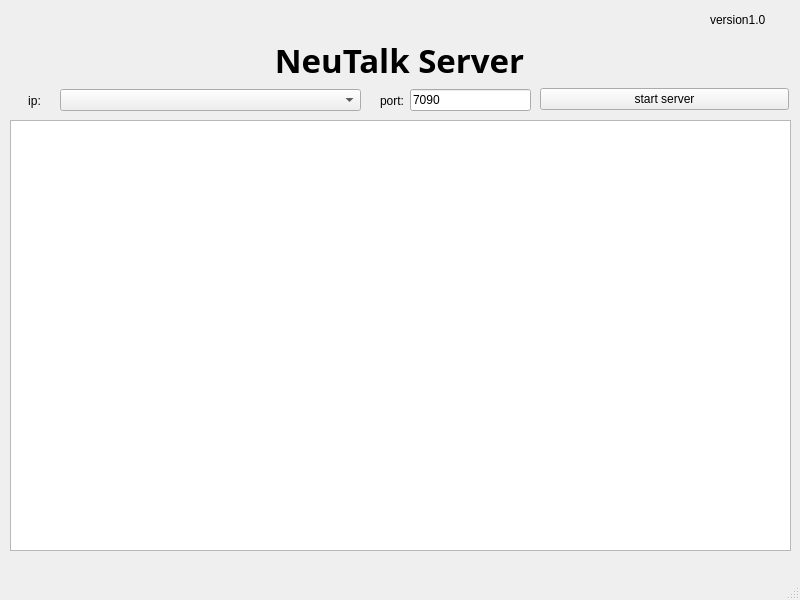
<?xml version="1.0" encoding="UTF-8"?>
<ui version="4.0">
 <class>MainWindow</class>
 <widget class="QMainWindow" name="MainWindow">
  <property name="geometry">
   <rect>
    <x>0</x>
    <y>0</y>
    <width>800</width>
    <height>600</height>
   </rect>
  </property>
  <property name="windowTitle">
   <string>MainWindow</string>
  </property>
  <widget class="QWidget" name="centralwidget">
   <widget class="QWidget" name="verticalLayoutWidget">
    <property name="geometry">
     <rect>
      <x>9</x>
      <y>39</y>
      <width>781</width>
      <height>41</height>
     </rect>
    </property>
    <layout class="QVBoxLayout" name="verticalLayout">
     <item>
      <widget class="QLabel" name="Title">
       <property name="font">
        <font>
         <family>Ubuntu Mono</family>
         <pointsize>25</pointsize>
         <weight>75</weight>
         <bold>true</bold>
        </font>
       </property>
       <property name="text">
        <string>NeuTalk Server</string>
       </property>
       <property name="alignment">
        <set>Qt::AlignCenter</set>
       </property>
      </widget>
     </item>
    </layout>
   </widget>
   <widget class="QWidget" name="gridLayoutWidget">
    <property name="geometry">
     <rect>
      <x>10</x>
      <y>120</y>
      <width>781</width>
      <height>431</height>
     </rect>
    </property>
    <layout class="QGridLayout" name="gridLayout">
     <item row="0" column="0">
      <widget class="QTextBrowser" name="message"/>
     </item>
    </layout>
   </widget>
   <widget class="QLabel" name="label_version">
    <property name="geometry">
     <rect>
      <x>710</x>
      <y>10</y>
      <width>91</width>
      <height>20</height>
     </rect>
    </property>
    <property name="text">
     <string>version1.0</string>
    </property>
   </widget>
   <widget class="QWidget" name="horizontalLayoutWidget_2">
    <property name="geometry">
     <rect>
      <x>380</x>
      <y>80</y>
      <width>151</width>
      <height>41</height>
     </rect>
    </property>
    <layout class="QHBoxLayout" name="horizontalLayout_2">
     <item>
      <widget class="QLabel" name="label_3">
       <property name="text">
        <string>port:</string>
       </property>
      </widget>
     </item>
     <item>
      <widget class="QLineEdit" name="lineEdit_port">
       <property name="text">
        <string>7090</string>
       </property>
      </widget>
     </item>
    </layout>
   </widget>
   <widget class="QWidget" name="verticalLayoutWidget_2">
    <property name="geometry">
     <rect>
      <x>540</x>
      <y>80</y>
      <width>249</width>
      <height>39</height>
     </rect>
    </property>
    <layout class="QVBoxLayout" name="verticalLayout_2">
     <item>
      <widget class="QPushButton" name="start_server_button">
       <property name="text">
        <string>start server</string>
       </property>
      </widget>
     </item>
    </layout>
   </widget>
   <widget class="QWidget" name="verticalLayoutWidget_3">
    <property name="geometry">
     <rect>
      <x>9</x>
      <y>80</y>
      <width>51</width>
      <height>41</height>
     </rect>
    </property>
    <layout class="QVBoxLayout" name="verticalLayout_3">
     <item>
      <widget class="QLabel" name="label_ip">
       <property name="text">
        <string>ip:</string>
       </property>
       <property name="alignment">
        <set>Qt::AlignCenter</set>
       </property>
      </widget>
     </item>
    </layout>
   </widget>
   <widget class="QWidget" name="verticalLayoutWidget_4">
    <property name="geometry">
     <rect>
      <x>60</x>
      <y>80</y>
      <width>301</width>
      <height>41</height>
     </rect>
    </property>
    <layout class="QVBoxLayout" name="verticalLayout_4">
     <item>
      <widget class="QComboBox" name="choose_box_ip"/>
     </item>
    </layout>
   </widget>
   <widget class="QLabel" name="label_current_time">
    <property name="geometry">
     <rect>
      <x>10</x>
      <y>10</y>
      <width>311</width>
      <height>17</height>
     </rect>
    </property>
    <property name="text">
     <string/>
    </property>
   </widget>
  </widget>
  <widget class="QMenuBar" name="menubar">
   <property name="geometry">
    <rect>
     <x>0</x>
     <y>0</y>
     <width>800</width>
     <height>28</height>
    </rect>
   </property>
  </widget>
  <widget class="QStatusBar" name="statusbar"/>
 </widget>
 <resources/>
 <connections/>
</ui>
